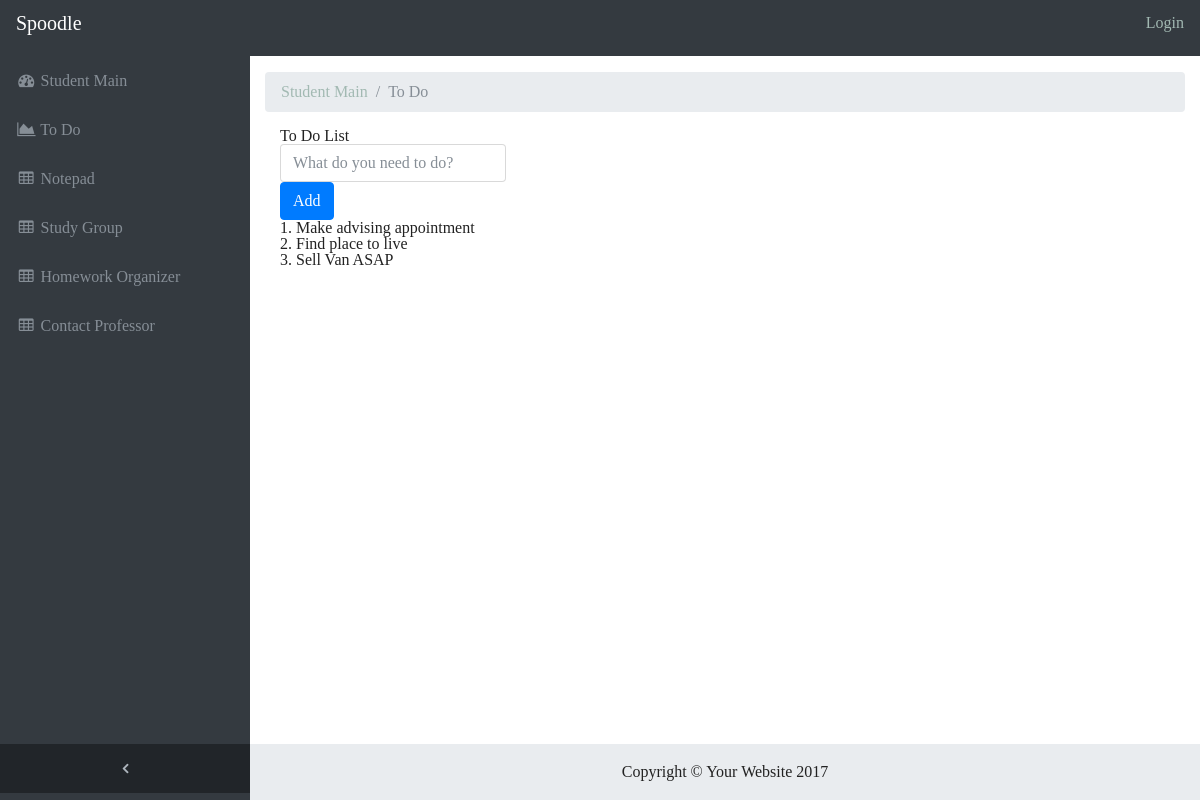
The page /spoodle/todo/ on the database as committed earlier.
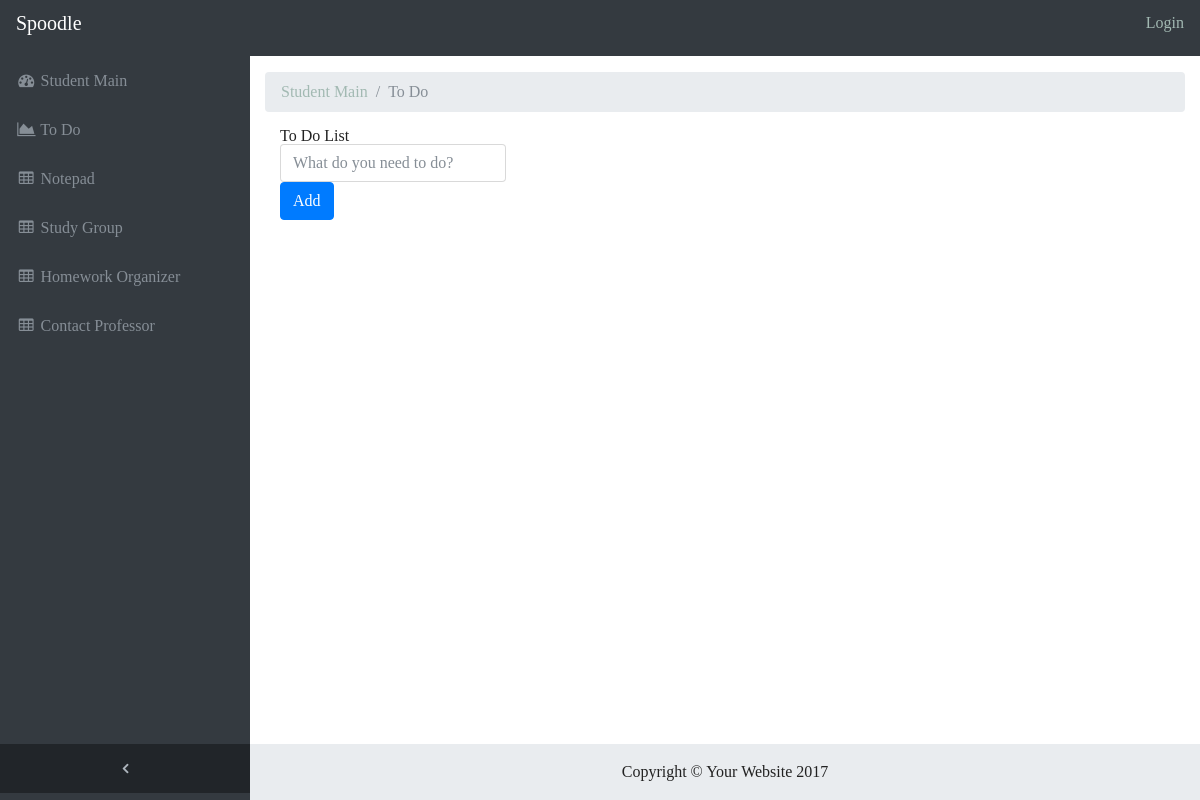
The same page on the database as committed later.
### spoodle/models.py (models this page shows)
class Todo(models.Model):
    student = models.ForeignKey('Student')
    activity = models.CharField(max_length=200, help_text="Enter a task you have to do.")
    def __str__(self):
        return self.activity

### spoodle/views.py (the view)
def todo(request):
    todos = Todo.objects.all()
    return render(
        request,
        'todo.html',
        context={'todos':todos},
    )

### spoodle/templates/todo.html (shortened to what this page needs)
{% extends "base_generic.html" %}
{% block content %}
<ol class="breadcrumb">
  <li class="breadcrumb-item">
    <a href="{% url 'index' %}">Student Main</a>
  </li>
  <li class="breadcrumb-item active">To Do</li>
</ol>
  <div class="container" id="main">
      <h1 style = strong>To Do List</h1>
      <form role="form" id="main_input_box">
          <label>
              <input type="text" class="form-control" id="custom_textbox" name="Item" placeholder="What do you need to do?">
              <input type="submit" value="Add" class="btn btn-primary add_button">
          </label>
      </form>
      <form>
          <ol class="list-group list_of_items">
          {% for todo in todos %}
          <li>
            <h2>{{forloop.counter}}. {{todo}}</h2>
          </li>
         {% endfor %}</ol>
      </form>
  </div>
{% endblock %}

Rows that differ between the two databases and show on the page:
removed Todo: activity "Make advising appointment"
removed Todo: activity "Find place to live"
removed Todo: activity "Sell Van ASAP"
